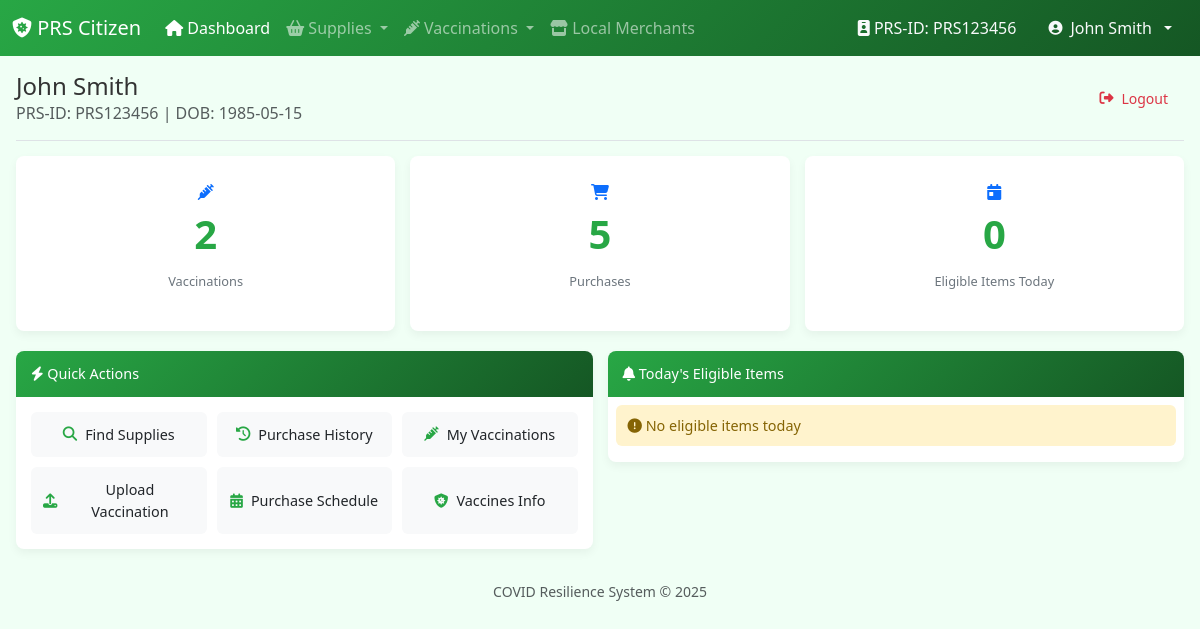
Page /Citizen/dashboard_citizen.php (signed in) on the committed database.
### tables this page shows
CREATE TABLE Users (
    user_id INT AUTO_INCREMENT PRIMARY KEY,
    prs_id VARCHAR(10) UNIQUE NOT NULL,
    full_name VARCHAR(100) NOT NULL,
    national_id VARCHAR(50) UNIQUE,
    dob DATE,
    role ENUM('Admin', 'Official', 'Merchant', 'Citizen', 'Pending') NOT NULL,
    username VARCHAR(50) UNIQUE NOT NULL,
    password VARCHAR(255) NOT NULL,
    email VARCHAR(100),
    phone VARCHAR(20),
    address TEXT,
    is_visitor TINYINT(1) DEFAULT 0,
    created_at TIMESTAMP DEFAULT CURRENT_TIMESTAMP,
    last_login TIMESTAMP NULL
);

### Citizen/dashboard_citizen.php (the view, shortened to what this page needs)
<?php
$pdo = new PDO("mysql:host=localhost;dbname=CovidSystem;charset=utf8mb4", "root", "");
$pdo->setAttribute(PDO::ATTR_ERRMODE, PDO::ERRMODE_EXCEPTION);
$user_id = $_SESSION['user_id'];
$stmt = $pdo->prepare("SELECT * FROM Users WHERE user_id = ?");
$stmt->execute([$user_id]);
$user = $stmt->fetch(PDO::FETCH_ASSOC);
$vaccination_count = $pdo->query("SELECT COUNT(*) FROM vaccination_records WHERE user_id = $user_id")->fetchColumn();
$purchase_count = $pdo->query("SELECT COUNT(*) FROM purchases WHERE user_id = $user_id")->fetchColumn();
$today_day = date('N');
$dob_year = date('Y', strtotime($user['dob']));
$last_digit = substr($dob_year, -1);
$stmt = $pdo->prepare("
    SELECT ci.item_id, ci.item_name FROM purchase_schedule ps
    JOIN critical_items ci ON ps.item_id = ci.item_id
    WHERE ps.day_of_week = ?
    AND FIND_IN_SET(?, ps.dob_year_ending) > 0
    AND CURDATE() BETWEEN ps.effective_from AND IFNULL(ps.effective_to, '9999-12-31')
");
$stmt->execute([$today_day, $last_digit]);
$eligible_items = $stmt->fetchAll(PDO::FETCH_ASSOC);
?>
<!DOCTYPE html>
<html lang="en">
<head>
    <link rel="stylesheet" href="https://cdn.jsdelivr.net/npm/bootstrap@5.3.0/dist/css/bootstrap.min.css">
    <link rel="stylesheet" href="https://cdnjs.cloudflare.com/ajax/libs/font-awesome/6.4.0/css/all.min.css">
    <link rel="stylesheet" href="../css/citizen_styles.css">
</head>
<body>
    <?php include 'citizen_navbar.php'; ?>
    <div class="container py-3">
        <div class="merchant-info fade-in">
            <div>
                <h4 class="m-0"><?php echo htmlspecialchars($user['full_name']); ?></h4>
                <div class="text-muted">
                    PRS-ID: <?php echo $user['prs_id']; ?> |
                    DOB: <?php echo date('Y-m-d', strtotime($user['dob'])); ?>
                </div>
            </div>
            <a href="../Authentication/logout.php" class="btn btn-sm btn-outline-danger">
                <i class="fas fa-sign-out-alt"></i> Logout
            </a>
        </div>
        <div class="stats-row fade-in">
            <div class="stat-box">
                <i class="fas fa-syringe text-primary mb-1"></i>
                <p class="stat-value"><?php echo $vaccination_count; ?></p>
                <p class="stat-label">Vaccinations</p>
            </div>
            <div class="stat-box">
                <i class="fas fa-shopping-cart text-primary mb-1"></i>
                <p class="stat-value"><?php echo $purchase_count; ?></p>
                <p class="stat-label">Purchases</p>
            </div>
            <div class="stat-box">
                <i class="fas fa-calendar-day text-primary mb-1"></i>
                <p class="stat-value"><?php echo count($eligible_items); ?></p>
                <p class="stat-label">Eligible Items Today</p>
            </div>
        </div>
        <div class="grid-container fade-in">
            <div class="grid-left">
                <div class="panel">
                    <div class="panel-header">
                        <i class="fas fa-bolt"></i> Quick Actions
                    </div>
                    <div class="panel-body">
                        <div class="action-links">
                            <a href="citizen_find_supplies.php" class="action-link">
                                <i class="fas fa-search"></i> Find Supplies
                            </a>
                            <a href="citizen_purchase_history.php" class="action-link">
                                <i class="fas fa-history"></i> Purchase History
                            </a>
                            <a href="citizen_vaccinations.php" class="action-link">
                                <i class="fas fa-syringe"></i> My Vaccinations
                            </a>
                            <a href="citizen_upload_vaccination.php" class="action-link">
                                <i class="fas fa-upload"></i> Upload Vaccination
                            </a>
                            <a href="citizen_purchase_schedule.php" class="action-link">
                                <i class="fas fa-calendar-alt"></i> Purchase Schedule
                            </a>
                            <a href="citizen_vaccines.php" class="action-link">
                                <i class="fas fa-shield-virus"></i> Vaccines Info
                            </a>
                        </div>
                    </div>
                </div>
            </div>
            <div class="grid-right">
                <div class="panel">
                    <div class="panel-header">
                        <i class="fas fa-bell"></i> Today's Eligible Items
                    </div>
                    <div class="panel-body p-2">
                        <?php if (empty($eligible_items)): ?>
                            <div class="alert-item alert-warning">
                                <i class="fas fa-exclamation-circle"></i> No eligible items today
                            </div>
                        <?php endif; ?>
                    </div>
                </div>
            </div>
        </div>
        <div class="text-center text-muted">
            <small>COVID Resilience System © 2025</small>
        </div>
    </div>
</body>
</html>

### Citizen/citizen_navbar.php (shortened to what this page needs)
<?php
$current_page = basename($_SERVER['PHP_SELF']);
$user_name = '';
$prs_id = '';
if (isset($_SESSION['user_id'])) {
    try {
        global $pdo;
        $stmt = $pdo->prepare("SELECT full_name, prs_id FROM Users WHERE user_id = ?");
        $stmt->execute([$_SESSION['user_id']]);
        $user_info = $stmt->fetch(PDO::FETCH_ASSOC);
        if ($user_info) {
            $user_name = $user_info['full_name'];
            $prs_id = $user_info['prs_id'];
        }
    } catch (Exception $e) {
        if (isset($_SESSION['full_name'])) {
            $user_name = $_SESSION['full_name'];
        }
    }
}
?>
<nav class="navbar navbar-expand-lg navbar-dark" style="background: linear-gradient(135deg, #28a745 0%, #155724 100%);">
    <div class="container-fluid">
        <a class="navbar-brand" href="dashboard_citizen.php">
            <i class="fas fa-shield-virus"></i> PRS Citizen
        </a>
        <div class="collapse navbar-collapse" id="navbarContent">
            <ul class="navbar-nav me-auto mb-2 mb-lg-0">
                <li class="nav-item">
                    <a class="nav-link <?php echo $current_page == 'dashboard_citizen.php' ? 'active' : ''; ?>"
                       href="dashboard_citizen.php">
                        <i class="fas fa-home"></i> Dashboard
                    </a>
                </li>
                <li class="nav-item dropdown">
                    <a class="nav-link dropdown-toggle <?php echo in_array($current_page, ['citizen_find_supplies.php', 'citizen_purchase_schedule.php', 'citizen_purchase_history.php']) ? 'active' : ''; ?>"
                       href="#" id="suppliesDropdown" role="button" data-bs-toggle="dropdown" data-bs-auto-close="true" aria-expanded="false">
                        <i class="fas fa-shopping-basket"></i> Supplies
                    </a>
                </li>
                <li class="nav-item dropdown">
                    <a class="nav-link dropdown-toggle <?php echo in_array($current_page, ['citizen_vaccinations.php', 'citizen_vaccines.php', 'citizen_upload_vaccination.php']) ? 'active' : ''; ?>"
                       href="#" id="vaccinationDropdown" role="button" data-bs-toggle="dropdown" data-bs-auto-close="true" aria-expanded="false">
                        <i class="fas fa-syringe"></i> Vaccinations
                    </a>
                </li>
                <li class="nav-item">
                    <a class="nav-link" href="citizen_find_supplies.php">
                        <i class="fas fa-store"></i> Local Merchants
                    </a>
                </li>
            </ul>
            <div class="d-flex align-items-center gap-2">
                <?php if (isset($_SESSION['user_id'])): ?>
                    <?php if (!empty($prs_id)): ?>
                        <div class="navbar-text text-light d-none d-lg-block me-2">
                            <i class="fas fa-id-badge"></i> PRS-ID: <?php echo htmlspecialchars($prs_id); ?>
                        </div>
                    <?php endif; ?>
                    <div class="dropdown">
                        <a class="btn btn-outline-light dropdown-toggle"
                           href="#" id="userDropdown" role="button" data-bs-toggle="dropdown" data-bs-auto-close="true" aria-expanded="false">
                            <i class="fas fa-user-circle"></i>
                            <?php echo !empty($user_name) ? htmlspecialchars($user_name) : 'User'; ?>
                        </a>
                    </div>
                <?php endif; ?>
            </div>
        </div>
    </div>
</nav>

### css/citizen_styles.css (style rules this page uses)
body { background-color: #f0fff5; font-family: 'Segoe UI', Tahoma, Geneva, Verdana, sans-serif; color: #333; }
.container { max-width: 1200px; margin: 0 auto; padding: 1rem; }
.btn { display: inline-flex !important; align-items: center !important; gap: 0.5rem !important; padding: 0.5rem 1rem !important; border-radius: 7px !important; font-weight: 500 !important; transition: all 0.3s ease !important; white-space: nowrap !important; text-decoration: none !important; border: none !important; cursor: pointer !important; }
.btn i { margin-right: 0 !important; font-size: 0.875rem !important; width: auto !important; text-align: left; }
.btn-sm { padding: 0.375rem 0.75rem; font-size: 0.875rem; }
.btn-sm i { font-size: 0.8rem; }
.d-flex.gap-2 { display: flex; gap: 0.5rem; flex-wrap: wrap; }
.alert-warning { background-color: #fff3cd; color: #856404; }
.merchant-info { display: flex; justify-content: space-between; align-items: center; margin-bottom: 15px; padding-bottom: 15px; border-bottom: 1px solid #dee2e6; }
.stats-row { display: flex; justify-content: space-between; margin-bottom: 20px; gap: 15px; }
.stat-box { flex: 1; text-align: center; padding: 1.5rem 1rem; background-color: white; border-radius: 8px; box-shadow: 0 4px 10px rgba(0, 0, 0, 0.05); transition: all 0.3s ease; }
.stat-value { font-size: 2.5rem; font-weight: bold; color: #28a745; margin-bottom: 0; }
.stat-label { font-size: 0.8rem; color: #6c757d; margin-top: 0.5rem; }
.grid-container { display: flex; margin-bottom: 15px; gap: 15px; }
.grid-left { flex: 1; }
.grid-right { flex: 1; }
.panel { background-color: white; border-radius: 8px; box-shadow: 0 4px 10px rgba(0, 0, 0, 0.05); margin-bottom: 15px; overflow: hidden; transition: all 0.3s ease; }
.panel-header { background: linear-gradient(135deg, #28a745 0%, #155724 100%); color: white; padding: 12px 15px; font-weight: 500; font-size: 0.9rem; }
.panel-body { padding: 15px; }
.action-links { display: grid; grid-template-columns: repeat(auto-fit, minmax(150px, 1fr)); gap: 10px; }
.action-link { padding: 12px; background-color: #f8f9fa; border-radius: 6px; text-decoration: none; color: #212529; font-size: 0.9rem; text-align: center; transition: all 0.2s ease; display: flex; align-items: center; justify-content: center; gap: 0.5rem; }
.action-link i { color: #28a745; }
.alert-item { padding: 10px 12px; margin-bottom: 8px; border-radius: 6px; font-size: 0.9rem; transition: all 0.2s ease; }
.fade-in { opacity: 0; transition: opacity 0.5s ease-in-out; }

### Citizen/citizen_navbar.php (style rules this page uses)
.navbar .btn { display: inline-flex !important; align-items: center !important; gap: 0.5rem !important; padding: 0.5rem 1rem !important; border-radius: 7px !important; font-weight: 500 !important; transition: all 0.3s ease !important; white-space: nowrap !important; }
.navbar .btn i { font-size: 0.875rem !important; margin-right: 0 !important; }
.navbar .d-flex { gap: 0.5rem; }

### rows in the picture
users: prs "PRS123456", full_name "John Smith", dob "1985-05-15"

### other values in the picture
$vaccination_count "2"
$purchase_count "5"
count($eligible_items) "0"
